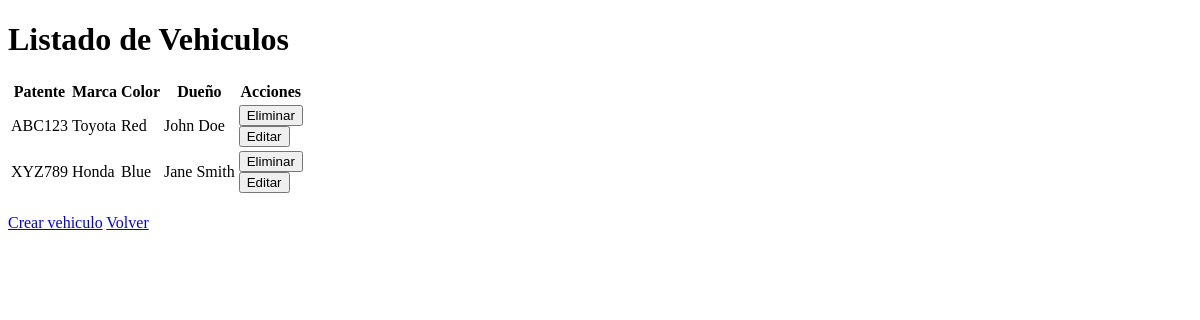
The page /admin/vehicles on the database as committed earlier.
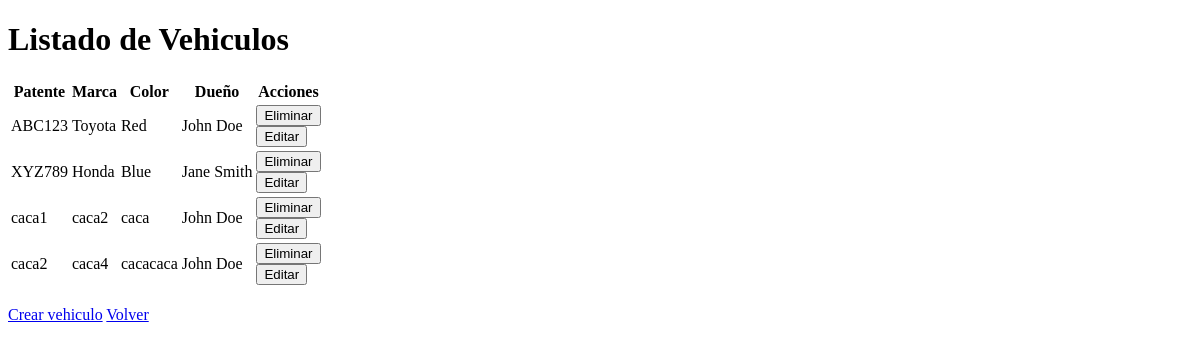
The same page on the database as committed later.
### models.py (models this page shows, shortened)
class Vehicle(db.Model):
    id = db.Column(db.Integer, primary_key=True)
    license_plate = db.Column(db.String(20), unique=True, nullable=False)
    brand = db.Column(db.String(50), nullable=False)
    color = db.Column(db.String(50), nullable=False)
    owner_id = db.Column(db.Integer, db.ForeignKey('person.id'), nullable=False)
    infractions = db.relationship('Infraction', backref='vehicle_license_plate')

class Person(db.Model):
    id = db.Column(db.Integer, primary_key=True)
    name = db.Column(db.String(100), nullable=False)
    email = db.Column(db.String(100), unique=True, nullable=False)
    vehicles = db.relationship('Vehicle', backref='owner')

### admin.py (the view)
@admin_bp.route('/vehicles', methods=['GET'])
def get_vehicles():
    vehicles = Vehicle.query.all()
    return render_template('vehicles.html', vehicles=vehicles)

### templates/vehicles.html (shortened to what this page needs)
<!DOCTYPE html>
<html lang="en">
    <head>
    </head>
    <body>
        <h1>Listado de Vehiculos</h1>
        <table>
            <thead>
                <tr>
                    <th>Patente</th>
                    <th>Marca</th>
                    <th>Color</th>
                    <th>Dueño</th>
                    <th>Acciones</th>
                </tr>
            </thead>
            <tbody>
                {% for vehicle in vehicles %}
                <tr>
                    <td>{{ vehicle.license_plate }}</td>
                    <td>{{ vehicle.brand }}</td>
                    <td>{{ vehicle.color }}</td>
                    <td>{{ vehicle.owner.name }}</td>
                    <td>
                        <form action="{{ url_for('admin.delete_vehicle', id=vehicle.id) }}" method="post">
                            <button type="submit" onclick="return confirm('¿Está seguro de querer eliminar este vehiculo?');">Eliminar</button>
                        </form>
                        <form action="{{ url_for('admin.edit_vehicle', id=vehicle.id) }}">
                            <button type="submit">Editar</button>
                        </form>
                    </td>
                </tr>
                {% endfor %}
            </tbody>
        </table>
        <a href="{{ url_for('admin.create_vehicle') }}">Crear vehiculo</a>
        <a href="{{ url_for('admin.admin') }}">Volver</a>
    </body>
</html>

Rows that differ between the two databases and show on the page:
added Vehicle: license_plate "caca1", brand "caca2", color "caca", owner.name "John Doe"
added Vehicle: license_plate "caca2", brand "caca4", color "cacacaca", owner.name "John Doe"
